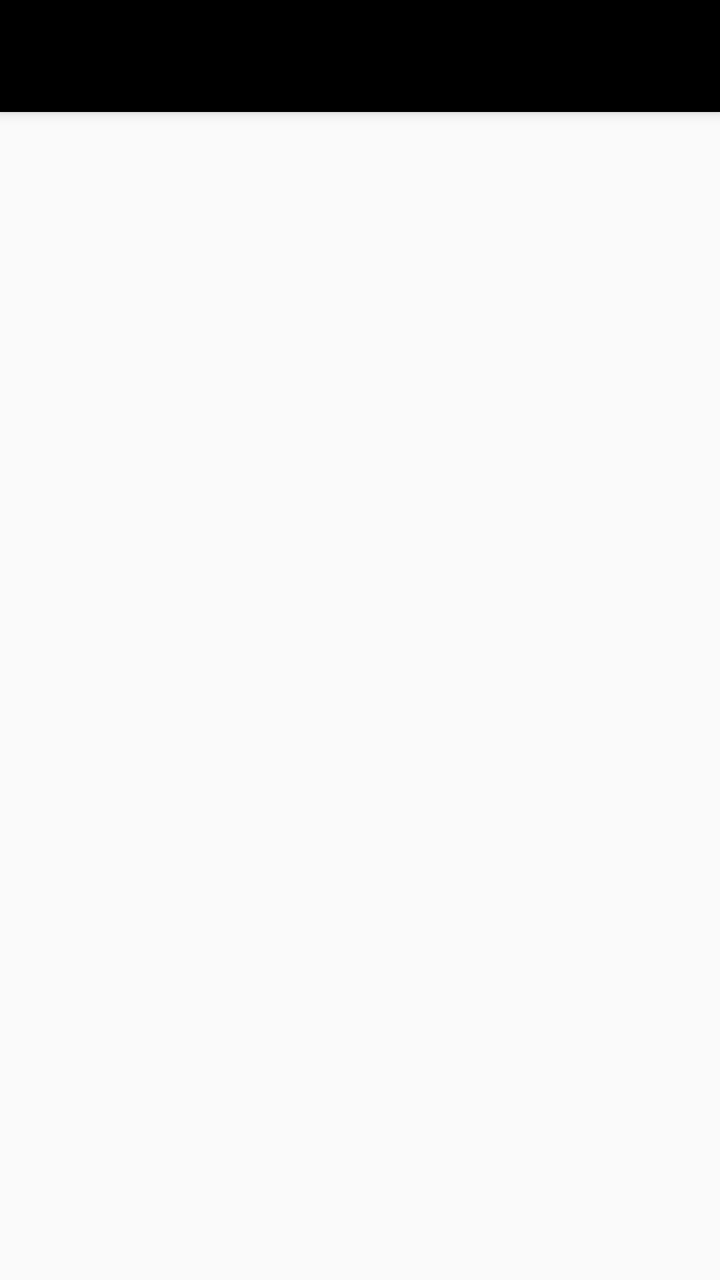
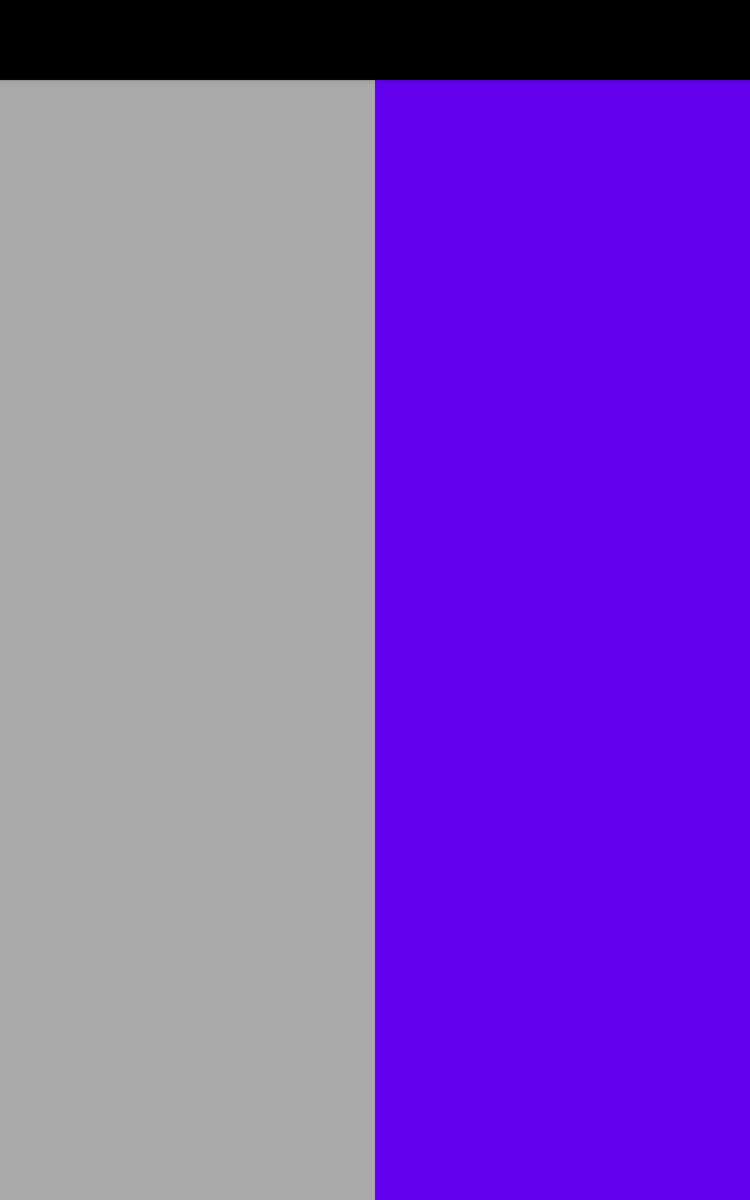

Two renders of one Android screen. The first uses the default layout on a phone; the second uses the alternative layout the repository ships for a different screen configuration, on a matching device. The two XML files are below.
<!-- AndroidManifest.xml: application theme AppTheme -->
<!-- res/layout/activity_main.xml -->
<RelativeLayout xmlns:android="http://schemas.android.com/apk/res/android"
    xmlns:tools="http://schemas.android.com/tools"
    android:layout_width="match_parent"
    android:layout_height="match_parent"
    tools:context=".MainActivity"
    tools:ignore="MergeRootFrame" >

    <android.support.v7.widget.Toolbar android:id="@+id/toolbar"
        android:layout_width="match_parent"
        android:layout_height="?attr/actionBarSize"
        android:layout_alignParentTop="true"
        android:background="@android:color/black"
        android:minHeight="?android:attr/actionBarSize"
        android:titleTextColor="@android:color/white"
        android:theme="@android:style/ThemeOverlay.Material.Dark.ActionBar"
        android:popupTheme="@android:style/ThemeOverlay.Material.Light"
        android:paddingLeft="10dp"
        android:title="@string/app_name"
        android:elevation="4dp"
        />

    <FrameLayout android:id="@+id/container"
        android:layout_width="match_parent"
        android:layout_height="match_parent"
        android:layout_below="@id/toolbar"/>
</RelativeLayout>
<!-- resources referenced by this layout -->
<resources>
  <string name="app_name">Popular Movies</string>
  <style name="AppTheme" parent="Theme.AppCompat.Light.DarkActionBar">
          <item name="windowActionBar">false</item>
          <item name="windowNoTitle">true</item>
          
          <item name="colorPrimary">@color/colorPrimary</item>
          <item name="colorPrimaryDark">@color/colorPrimaryDark</item>
          <item name="colorAccent">@color/colorAccent</item>
      </style>
</resources>
<!-- res/layout-sw600dp/activity_main.xml (the repository's variant of the layout above) -->
<!-- drawn on a 7-inch tablet held upright -->
<RelativeLayout xmlns:android="http://schemas.android.com/apk/res/android"
    xmlns:tools="http://schemas.android.com/tools"
    android:layout_width="match_parent"
    android:layout_height="match_parent"
    tools:context=".MainActivity"
    tools:ignore="MergeRootFrame" >

    <android.support.v7.widget.Toolbar android:id="@+id/toolbar"
        android:layout_width="match_parent"
        android:layout_height="?attr/actionBarSize"
        android:layout_alignParentTop="true"
        android:background="@android:color/black"
        android:minHeight="?android:attr/actionBarSize"
        android:titleTextColor="@android:color/white"
        android:theme="@android:style/ThemeOverlay.Material.Dark.ActionBar"
        android:popupTheme="@android:style/ThemeOverlay.Material.Light"
        android:paddingLeft="10dp"
        android:title="@string/app_name"
        android:elevation="4dp"
        />

    <LinearLayout
        android:layout_width="match_parent"
        android:layout_height="match_parent"
        android:layout_below="@+id/toolbar"
        android:orientation="horizontal">

        <FrameLayout android:id="@+id/container"
            android:layout_width="0dp"
            android:layout_height="match_parent"
            android:layout_weight="2"
            tools:layout="@android:layout/list_content"
            android:background="@android:color/darker_gray"
            />

        <FrameLayout android:id="@+id/details_container"
            android:layout_width="0dp"
            android:layout_height="match_parent"
            android:layout_weight="2"
            android:background="@color/colorPrimary"
            />
    </LinearLayout>
</RelativeLayout>
